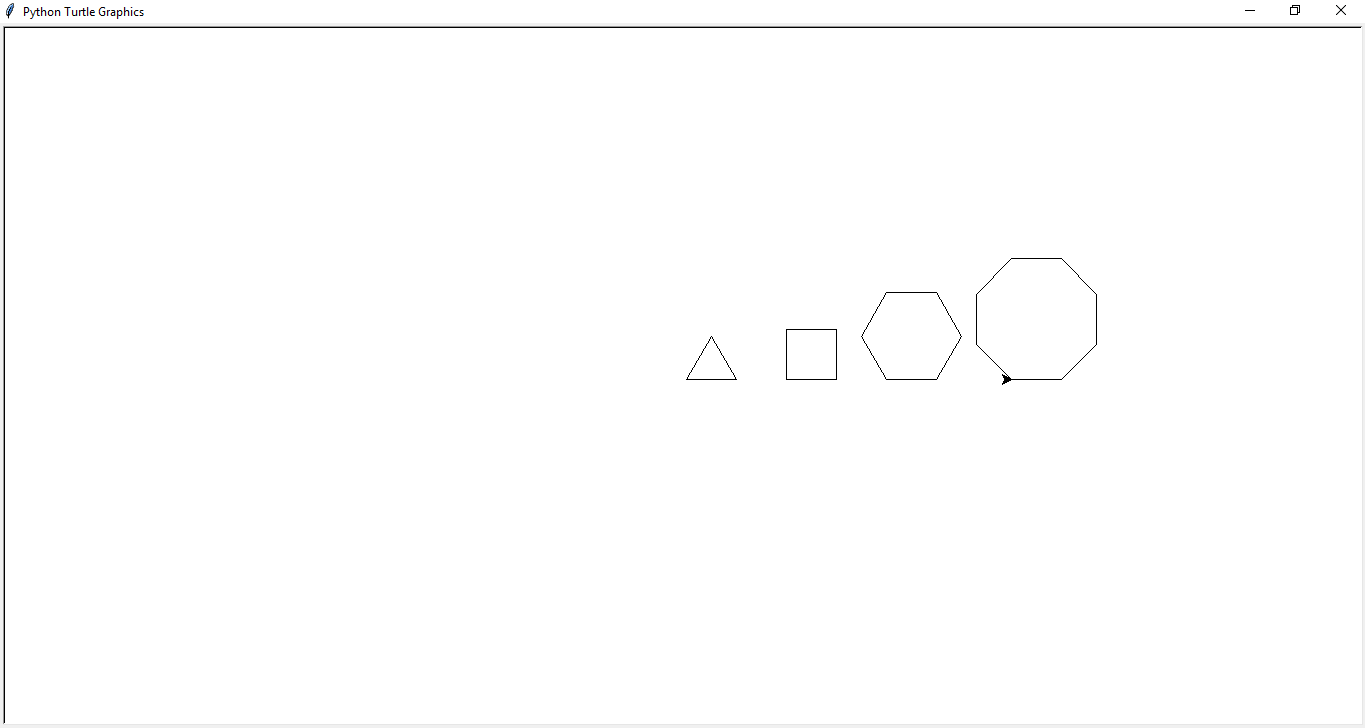

Reproduce this figure in Python.
# Felipe Martins Gomes
# Comp 20
# Exercício 3.8.6
# Programa compilado com PyCharm 2018.1.2


import turtle
janela = turtle.Screen()
felipe = turtle.Turtle()

for i in range(3):
    felipe.forward(50)
    felipe.left(120)

felipe.penup()
felipe.forward(100)
felipe.pendown()

for i in range(4):
    felipe.forward(50)
    felipe.left(90)

felipe.penup()
felipe.forward(100)
felipe.pendown()

for i in range(6):
    felipe.forward(50)
    felipe.left(60)

felipe.penup()
felipe.forward(125)
felipe.pendown()

for i in range(8):
    felipe.forward(50)
    felipe.left(45)

janela.mainloop()
